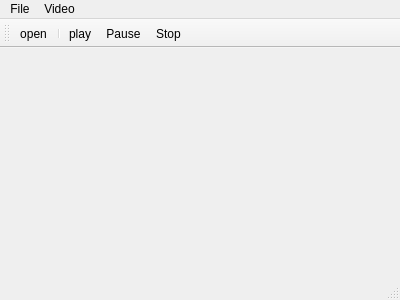
<?xml version="1.0" encoding="UTF-8"?>
<ui version="4.0">
 <class>MainWindow</class>
 <widget class="QMainWindow" name="MainWindow">
  <property name="geometry">
   <rect>
    <x>0</x>
    <y>0</y>
    <width>400</width>
    <height>300</height>
   </rect>
  </property>
  <property name="windowTitle">
   <string>MainWindow</string>
  </property>
  <widget class="QWidget" name="centralWidget"/>
  <widget class="QToolBar" name="mainToolBar">
   <attribute name="toolBarArea">
    <enum>TopToolBarArea</enum>
   </attribute>
   <attribute name="toolBarBreak">
    <bool>false</bool>
   </attribute>
   <addaction name="actionOpen"/>
   <addaction name="separator"/>
   <addaction name="actionPlay"/>
   <addaction name="actionPause"/>
   <addaction name="actionStop"/>
  </widget>
  <widget class="QStatusBar" name="statusBar"/>
  <widget class="QMenuBar" name="menuBar">
   <property name="geometry">
    <rect>
     <x>0</x>
     <y>0</y>
     <width>400</width>
     <height>25</height>
    </rect>
   </property>
   <widget class="QMenu" name="menuFile">
    <property name="title">
     <string>File</string>
    </property>
    <addaction name="actionOpen"/>
   </widget>
   <widget class="QMenu" name="menuVideo">
    <property name="title">
     <string>Video</string>
    </property>
    <addaction name="actionPlay"/>
    <addaction name="actionPause"/>
    <addaction name="actionStop"/>
   </widget>
   <addaction name="menuFile"/>
   <addaction name="menuVideo"/>
  </widget>
  <action name="actionOpen">
   <property name="icon">
    <iconset resource="resources.qrc">
     <normaloff>:/images/icon/folder_page_white.png</normaloff>:/images/icon/folder_page_white.png</iconset>
   </property>
   <property name="text">
    <string>open</string>
   </property>
   <property name="toolTip">
    <string>Open A File</string>
   </property>
  </action>
  <action name="actionPlay">
   <property name="icon">
    <iconset resource="resources.qrc">
     <normaloff>:/images/icon/control_play.png</normaloff>:/images/icon/control_play.png</iconset>
   </property>
   <property name="text">
    <string>play</string>
   </property>
  </action>
  <action name="actionPause">
   <property name="icon">
    <iconset resource="resources.qrc">
     <normaloff>:/images/icon/control_pause.png</normaloff>:/images/icon/control_pause.png</iconset>
   </property>
   <property name="text">
    <string>Pause</string>
   </property>
  </action>
  <action name="actionStop">
   <property name="icon">
    <iconset resource="resources.qrc">
     <normaloff>:/images/icon/control_stop.png</normaloff>:/images/icon/control_stop.png</iconset>
   </property>
   <property name="text">
    <string>Stop</string>
   </property>
  </action>
 </widget>
 <layoutdefault spacing="6" margin="11"/>
 <resources>
  <include location="resources.qrc"/>
 </resources>
 <connections/>
</ui>
